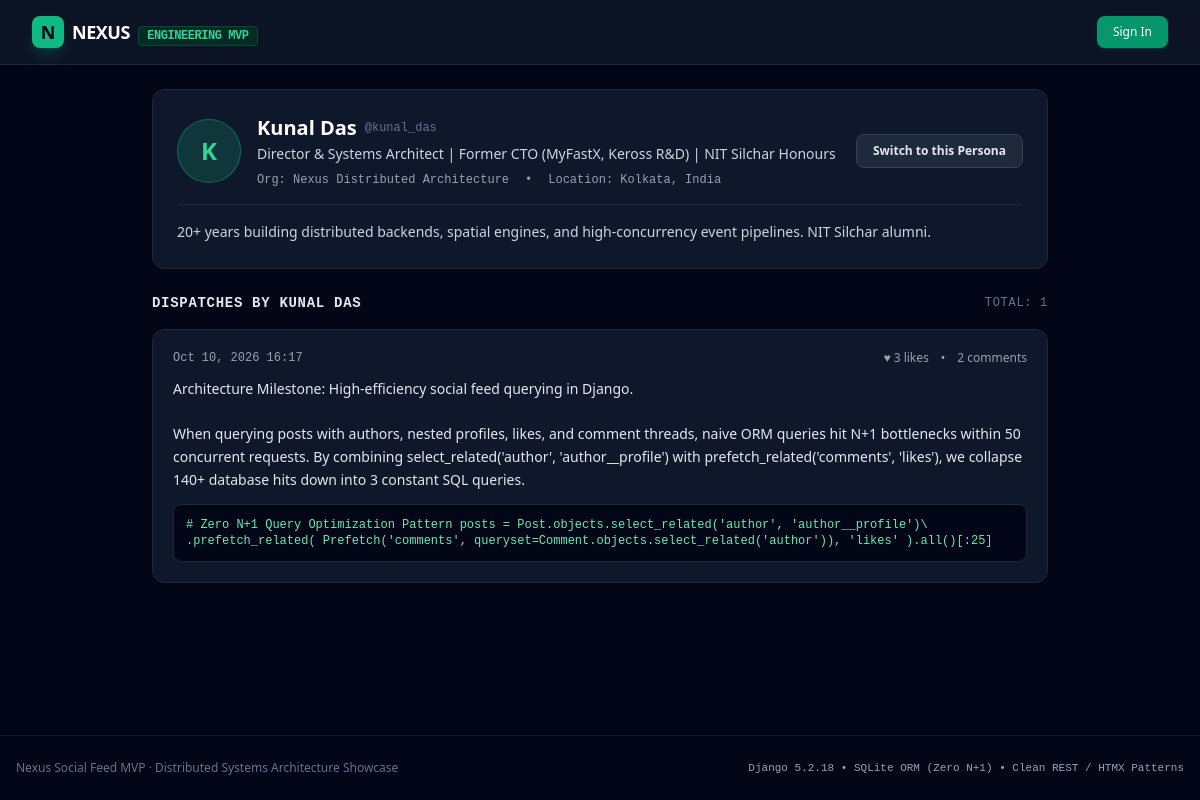
/accounts/u/kunal_das/, run on the app's committed database.
### accounts/models.py (models this page shows, shortened)
class Profile(models.Model):
    user = models.OneToOneField(User, on_delete=models.CASCADE, related_name='profile')
    headline = models.CharField(max_length=255, default='Software Engineer')
    bio = models.TextField(blank=True, default='')
    company = models.CharField(max_length=150, blank=True, default='Independent')
    location = models.CharField(max_length=100, blank=True, default='India')
    github_handle = models.CharField(max_length=100, blank=True, default='')
    created_at = models.DateTimeField(auto_now_add=True)

### feed/models.py (models this page shows, shortened)
class Post(models.Model):
    author = models.ForeignKey(User, on_delete=models.CASCADE, related_name='posts')
    content = models.TextField()
    code_snippet = models.TextField(blank=True, default='')
    language = models.CharField(max_length=50, blank=True, default='python')
    tags = models.CharField(max_length=200, blank=True, default='')
    likes = models.ManyToManyField(User, related_name='liked_posts', blank=True)
    created_at = models.DateTimeField(auto_now_add=True)
    updated_at = models.DateTimeField(auto_now=True)
    class Meta:
        ordering = ['-created_at']
    @property
    def like_count(self):
        return self.likes.count()
    @property
    def comment_count(self):
        return self.comments.count()

### accounts/views.py (the view)
# urls.py: path('u/<str:username>/', views.profile_view, name='profile'),
def profile_view(request, username):
    target_user = get_object_or_404(User, username=username)
    profile, _ = Profile.objects.get_or_create(user=target_user)
    posts = target_user.posts.all().order_by('-created_at')
    return render(request, 'accounts/profile.html', {
        'target_user': target_user,
        'profile': profile,
        'posts': posts,
    })

### templates/accounts/profile.html
{% extends "base.html" %}
{% block content %}
<div class="max-w-4xl mx-auto space-y-6">
    <div class="bg-slate-900 border border-slate-800 rounded-xl p-6 shadow-sm">
        <div class="flex flex-col sm:flex-row items-start sm:items-center justify-between gap-4">
            <div class="flex items-center space-x-4">
                <div class="w-16 h-16 rounded-full bg-emerald-500/20 border border-emerald-500/40 flex items-center justify-center text-emerald-400 font-bold text-2xl">
                    {{ target_user.username|slice:":1"|upper }}
                </div>
                <div>
                    <h1 class="text-xl font-bold text-white flex items-center gap-2">
                        {{ target_user.get_full_name|default:target_user.username }}
                        <span class="text-xs font-mono text-slate-500 font-normal">@{{ target_user.username }}</span>
                    </h1>
                    <p class="text-sm text-slate-300 mt-0.5">{{ profile.headline }}</p>
                    <div class="flex items-center gap-4 text-xs text-slate-400 mt-2 font-mono">
                        <span>Org: {{ profile.company }}</span>
                        <span>&bull;</span>
                        <span>Location: {{ profile.location }}</span>
                    </div>
                </div>
            </div>
            {% if target_user == user %}
            <div class="bg-emerald-950/60 border border-emerald-800 text-emerald-300 text-xs px-3 py-1.5 rounded-full font-mono">
                Active Perspective
            </div>
            {% else %}
            <a href="{% url 'switch_user' target_user.id %}" class="bg-slate-800 hover:bg-slate-700 text-slate-200 border border-slate-700 text-xs font-semibold px-4 py-2 rounded-lg transition">
                Switch to this Persona
            </a>
            {% endif %}
        </div>
        {% if profile.bio %}
        <div class="mt-4 pt-4 border-t border-slate-800 text-sm text-slate-300 leading-relaxed">
            {{ profile.bio }}
        </div>
        {% endif %}
    </div>
    <div class="space-y-4">
        <h3 class="text-sm font-semibold text-slate-200 font-mono uppercase tracking-wider flex items-center justify-between">
            <span>Dispatches by {{ target_user.get_full_name|default:target_user.username }}</span>
            <span class="text-slate-500 text-xs font-normal">Total: {{ posts.count }}</span>
        </h3>
        {% for post in posts %}
        <article class="bg-slate-900 border border-slate-800 rounded-xl p-5 shadow-sm space-y-3">
            <div class="flex items-center justify-between">
                <time class="text-xs font-mono text-slate-400">{{ post.created_at|date:"M d, Y H:i" }}</time>
                <div class="flex items-center space-x-3 text-xs text-slate-400">
                    <span>&hearts; {{ post.like_count }} likes</span>
                    <span>&bull;</span>
                    <span>{{ post.comment_count }} comments</span>
                </div>
            </div>
            <p class="text-sm text-slate-200 whitespace-pre-line leading-relaxed">{{ post.content }}</p>
            {% if post.code_snippet %}
            <div class="bg-slate-950 border border-slate-800 rounded-lg p-3 font-mono text-xs text-emerald-300 overflow-x-auto">
                <code>{{ post.code_snippet }}</code>
            </div>
            {% endif %}
        </article>
        {% empty %}
        <div class="text-center py-8 bg-slate-900 border border-slate-800 rounded-xl text-slate-400 text-xs">
            No dispatches published yet.
        </div>
        {% endfor %}
    </div>
</div>
{% endblock %}

### templates/base.html (style rules this page uses)
pre, code { font-family: ui-monospace, SFMono-Regular, Menlo, Monaco, Consolas, "Liberation Mono", "Courier New", monospace; }

### data on the page
Profile: headline "Director & Systems Architect | Former CTO (MyFastX, Keross R&D) | NIT Silchar Honours", company "Nexus Distributed Architecture", location "Kolkata, India", bio "20+ years building distributed backends, spatial engines, and high-concurrency event pipelines. NIT Silchar alumni."
Post: created_at "Oct 10, 2026 16:17", like_count "3", comment_count "2", content "Architecture Milestone: High-efficiency social feed querying in Django. When querying posts with authors, nested profiles, likes, and comment threads, naive ORM queries hit N+1 bottlenecks within 50 concurrent requests. By combining select_related('author', 'author__profile') with prefetch_related('comments', 'likes'), we collapse 140+ database hits down into 3 constant SQL queries.", code_snippet "# Zero N+1 Query Optimization Pattern posts = Post.objects.select_related('author', 'author__profile')\\ .prefetch_related( Prefetch('comments', queryset=Comment.objects.select_related('author')), 'likes' ).all()[:25]"

### other printed values
{{ target_user.username|slice:":1"|upper }} "K"
{{ target_user.get_full_name|default:target_user.username }} "Kunal Das"
{{ target_user.username }} "kunal_das"
{{ target_user.get_full_name|default:target_user.username }} "KUNAL DAS"
{{ posts.count }} "1"
